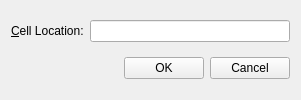
<?xml version="1.0" encoding="UTF-8"?>
<ui version="4.0">
 <class>GoToCellDialog</class>
 <widget class="QWidget" name="GoToCellDialog">
  <property name="geometry">
   <rect>
    <x>0</x>
    <y>0</y>
    <width>301</width>
    <height>100</height>
   </rect>
  </property>
  <property name="windowTitle">
   <string>Go To Cell</string>
  </property>
  <layout class="QVBoxLayout" name="verticalLayout">
   <item>
    <layout class="QHBoxLayout" name="horizontalLayout">
     <item>
      <widget class="QLabel" name="label">
       <property name="text">
        <string>&amp;Cell Location:</string>
       </property>
       <property name="buddy">
        <cstring>lineEdit</cstring>
       </property>
      </widget>
     </item>
     <item>
      <widget class="QLineEdit" name="lineEdit"/>
     </item>
    </layout>
   </item>
   <item>
    <layout class="QHBoxLayout" name="horizontalLayout_2">
     <item>
      <spacer name="horizontalSpacer">
       <property name="orientation">
        <enum>Qt::Horizontal</enum>
       </property>
       <property name="sizeHint" stdset="0">
        <size>
         <width>40</width>
         <height>20</height>
        </size>
       </property>
      </spacer>
     </item>
     <item>
      <widget class="QPushButton" name="okButton">
       <property name="text">
        <string>OK</string>
       </property>
      </widget>
     </item>
     <item>
      <widget class="QPushButton" name="cancelButton">
       <property name="text">
        <string>Cancel</string>
       </property>
      </widget>
     </item>
    </layout>
   </item>
  </layout>
 </widget>
 <layoutdefault spacing="6" margin="11"/>
 <resources/>
 <connections/>
</ui>
